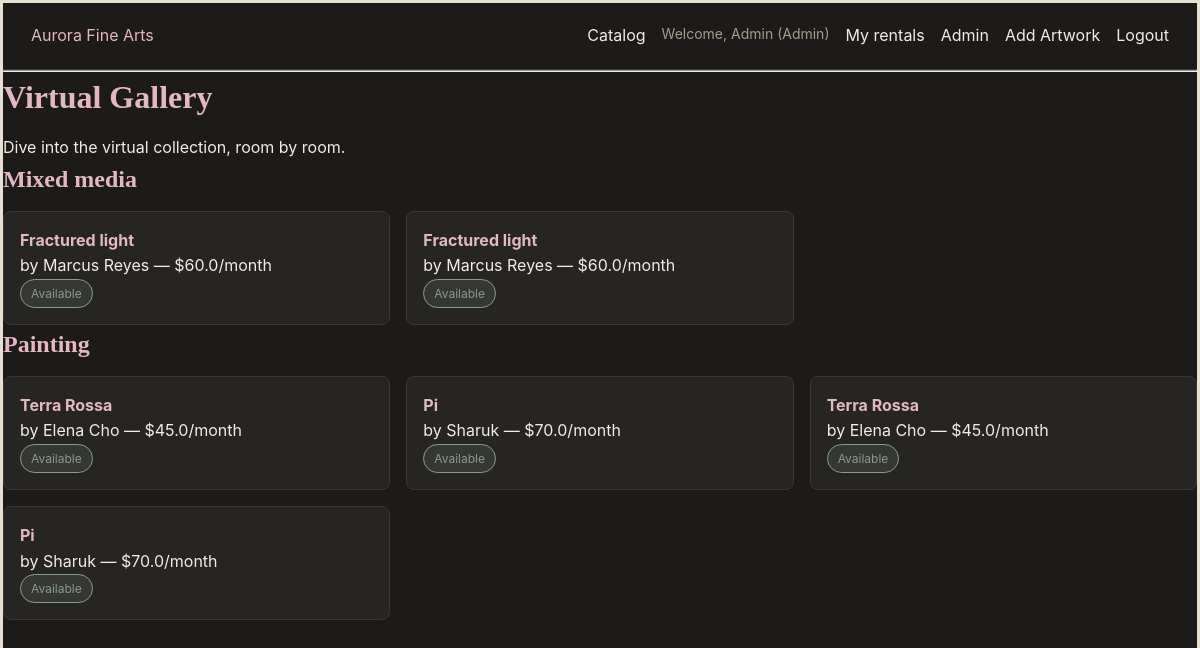
The page /visit (signed in) on the database its author committed.
### models.py (models this page shows, shortened)
class User(db.Model, UserMixin):
    id = db.Column(db.Integer, primary_key=True)
    name = db.Column(db.String(100),nullable=False)
    email = db.Column(db.String(120),unique=True, nullable=False)
    password_hash = db.Column(db.String(200), nullable=False)
    is_admin = db.Column(db.Boolean, default=False)

class Artwork(db.Model):
    id = db.Column(db.Integer, primary_key=True)
    title = db.Column(db.String(150), nullable=False)
    artist_name = db.Column(db.String(150), nullable=False)
    category = db.Column(db.String(80))
    price_per_month = db.Column(db.Float, nullable=False)
    is_available = db.Column(db.Boolean, default=True)
    image_url = db.Column(db.String(300))
    description = db.Column(db.Text)

### app.py (the view)
@app.route("/visit")
def visit():
    artworks = Artwork.query.all()
    rooms = {}
    for art in artworks:
        rooms.setdefault(art.category, []).append(art)
    return render_template("visit.html", rooms=rooms)

### app.py (called while the page is built)
@login_manager.user_loader
def load_user(user_id):
    return User.query.get(int(user_id))

### templates/visit.html (shortened to what this page needs)
{% extends "base.html" %}
{% block content %}
    <h1>Virtual Gallery</h1>
    <p>Dive into the virtual collection, room by room.</p>
    {% for category, artworks_in_room in rooms.items() %}
        <h2 class="room-title">{{ category }}</h2>
        <div class="catalog-grid">
            {% for art in artworks_in_room %}
                <div class="artwork-card">
                    <a href="/artwork/{{ art.id }}"><strong>{{ art.title }}</strong></a>
                    <p>by {{ art.artist_name }} — ${{ art.price_per_month }}/month</p>
                    {% if art.is_available %}
                        <span class="badge">Available</span>
                    {% else %}
                        <span class="badge" style="border-color:#A39C8E; color:#A39C8E; background:rgba(163,156,142,0.15);">Not available</span>
                    {% endif %}
                </div>
            {% endfor %}
        </div>
    {% endfor %}
{% endblock %}

### templates/base.html (shortened to what this page needs)
<!DOCTYPE html>
<html>
<head>
    <link rel="stylesheet" href="{{ url_for('static', filename='css/style.css') }}">
</head>
<body>
    <nav>
        <div class="nav-brand">
            <a href="/">Aurora Fine Arts</a>
        </div>
        <div class="nav-links" id="nav-links">
            <a href="/">Catalog</a>
            {% if current_user.is_authenticated %}
                {% if current_user.is_admin %}
                    <span class="welcome-msg">Welcome, {{ current_user.name }} (Admin)</span>
                {% else %}
                    <span class="welcome-msg">Welcome, {{ current_user.name }}</span>
                {% endif %}
                <a href="/my-rentals">My rentals</a>
                {% if current_user.is_admin %}
                    <a href="/admin/rentals">Admin</a>
                    <a href="/admin/artworks/add">Add Artwork</a>
                {% endif %}
                <a href="/logout">Logout</a>
            {% else %}
                <a href="/login">Login</a>
                <a href="/register">Register</a>
            {% endif %}
        </div>
    </nav>
    <hr>
    {% block content %}{% endblock %}
</body>
</html>

### static/css/style.css (style rules this page uses)
* { margin: 0; padding: 0; box-sizing: border-box; }
body { font-family: 'Inter', -apple-system, sans-serif; background-color: #1C1B1A; color: #F2EDE4; line-height: 1.6; border: 3px solid #E8DFD3; min-height: 100vh; }
h1, h2 { font-family: 'Playfair Display', serif; color: #E3B8C4; margin-bottom: 12px; }
a { color: #E3B8C4; text-decoration: none; }
nav { display: flex; align-items: center; justify-content: space-between; padding: 20px 28px; border-bottom: 1px solid #3A3835; position: relative; }
.nav-links { display: flex; gap: 16px; }
.nav-links a { color: #F2EDE4; }
.artwork-card { background: #262523; border: 1px solid #3A3835; border-radius: 8px; padding: 16px; margin-bottom: 16px; }
.badge { display: inline-block; font-size: 12px; padding: 4px 10px; border-radius: 999px; border: 1px solid #8A9B8E; color: #8A9B8E; background: rgba(138, 155, 142, 0.15); }
.catalog-grid { display: grid; grid-template-columns: repeat(3, 1fr); gap: 16px; }
.catalog-grid .artwork-card { margin-bottom: 0; }
.welcome-msg { color: #A39C8E; font-size: 14px; }

### rows shown on the page
User: name "Admin"
Artwork: category "Mixed media", title "Fractured light", artist_name "Marcus Reyes", price_per_month "60.0", is_available "Available"
Artwork: title "Fractured light", artist_name "Marcus Reyes", price_per_month "60.0", is_available "Available"
Artwork: category "Painting", title "Terra Rossa", artist_name "Elena Cho", price_per_month "45.0", is_available "Available"
Artwork: title "Pi", artist_name "Sharuk", price_per_month "70.0", is_available "Available"
Artwork: title "Terra Rossa", artist_name "Elena Cho", price_per_month "45.0", is_available "Available"
Artwork: title "Pi", artist_name "Sharuk", price_per_month "70.0", is_available "Available"
